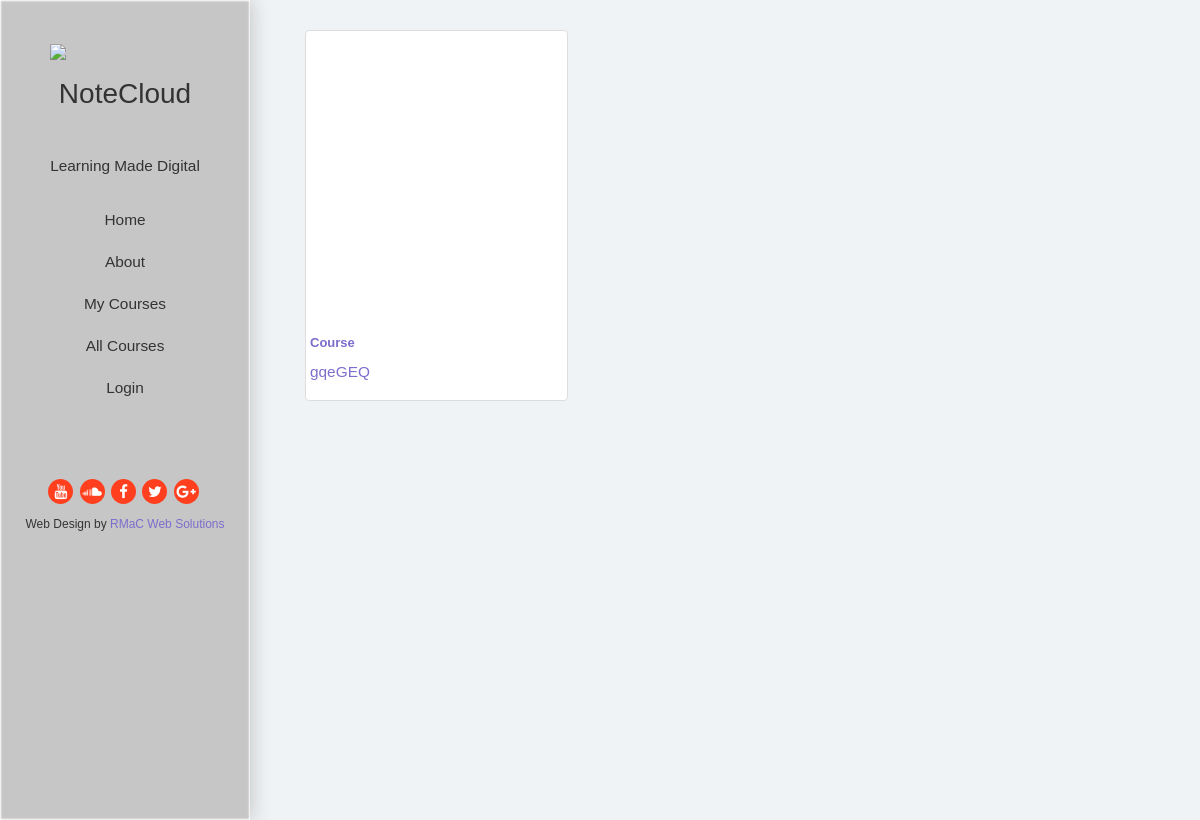
The page /courses/all-courses/ on the database as committed earlier.
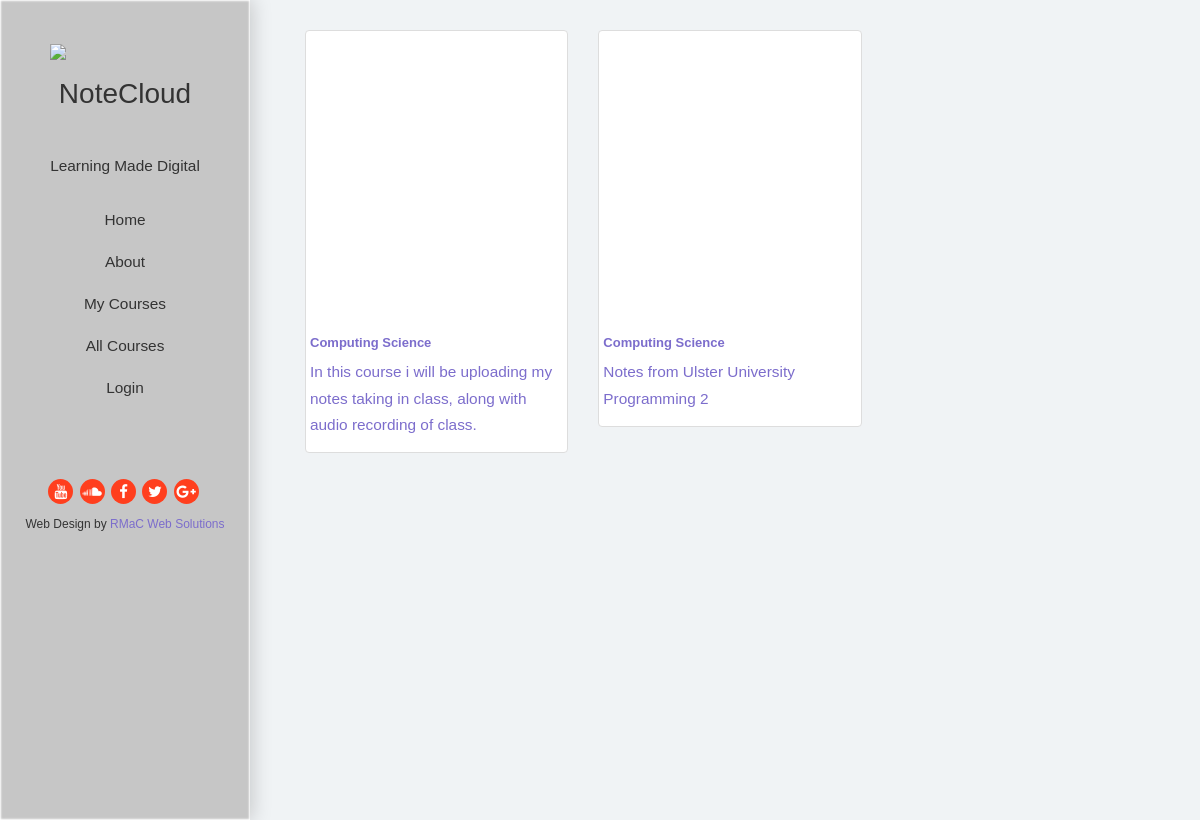
The same page on the database as committed later.
### courses/models.py (models this page shows, shortened)
class Course(models.Model):
    user = models.ForeignKey(User)
    courseName = models.CharField(max_length=200)
    field = models.CharField(max_length=100)
    course_logo = models.FileField()
    shortDesc = models.CharField(max_length=100, default='')
    courseDesc = models.CharField(max_length=500)
    favorites = GenericRelation(Favorite)

### courses/views.py (the view)
def all_courses(request):
    courses = Course.objects.all()
    return render(request, 'courses/all-courses.html', {'courses': courses})

### courses/templates/courses/all-courses.html (shortened to what this page needs)
{% extends "homepage/header.html" %}
{% block content %}
        {% if courses %}
            {% for course in courses %}
               <div class="col-sm-4">
                   <div class="thumbnail">
                    <a href="{% url 'courses:detail' course.id %}">
                       <div class="backgroundimg" style="background-image:url({{ course.course_logo.url }})"></div>
                        <div class="card-block">
                            <h2 class="card-title">{{ course.field }}</h2>
                            <p class="card-text">{{ course.courseDesc }}</p>
                        </div>
                    </a>
                    </div>
                 </div>
            {% endfor %}
        {% else %}
                <div class="col-sm-12">
                    <h1>No Courses</h1>
                </div>
        {% endif %}
{% endblock %}

### homepage/templates/homepage/header.html (shortened to what this page needs)
<!DOCTYPE html>
<html lang="en">
<head>
	{% load staticfiles %}
    <link rel="stylesheet" type="text/css" href="{% static 'css/bootstrap.min.css' %}">
   <link href="https://maxcdn.bootstrapcdn.com/font-awesome/4.6.3/css/font-awesome.min.css" rel="stylesheet"/>
    <link href="//maxcdn.bootstrapcdn.com/bootstrap/3.3.6/css/bootstrap.min.css" type="text/css" rel="stylesheet">
    <link rel="stylesheet" type="text/css" href="{% static 'css/grid.css' %}">
    <link rel="stylesheet" type="text/css" href="{% static 'css/custom.css' %}">
</head>
<body>
	<div class="wrapper">
        <nav id="sidebar">
        <div class="sidebar-header">
            <h1 class="site-title">
            <img class="imglogo" src="{% static 'img/logo.svg'%}"><br/>
            NoteCloud </h1>
        </div>
        <ul class="list-unstyled components">
            <p>
                Learning Made Digital
            </p>
            <li class="active">
            <a href="/">Home</a>
            </li>
            <li>
            <a href="#">About</a>
            <a href="/courses">My Courses</a>
            </li>
            <li>
                <a href="/courses/all-courses">All Courses</a>
            </li>
            <li>
                {% if user.is_authenticated %}
                    <a href="/accounts/logout_user">Logout</a>
                {% else %}
                    <a href="/accounts/login_user">Login</a>
                {% endif %}
            </li>
        </ul>
        <div class="sidebar-footer">
            <p class="social-icons">
                <a target="_blank" href="#"><i class="fa fa-youtube"></i></a>
                <a target="_blank" href="#"><i class="fa fa-soundcloud"></i></a>
                <a target="_blank" href="#"><i class="fa fa-facebook"></i></a>
                <a target="_blank" href="#"><i class="fa fa-twitter"></i></a>
                <a target="_blank" href="#"><i class="fa fa-google-plus"></i></a>
            </p>
            <p>
                Web Design by <a target="_blank" href="#">RMaC Web Solutions</a>
            </p>
        </div>
        </nav>
        <div id="content">
        {% block content %}
        {% endblock %}
        </div>
    </div>
</body>
</html>

### homepage/static/css/custom.css (style rules this page uses)
body { font-family:'Poppins',sans-serif; background:#f0f3f5; font-size:14px; }
p { font-size:1.1em; font-weight:300; line-height:1.7em; }
a { color:#7c6dcc; }
a,a:hover,a:focus { text-decoration:none; transition:all 0.3s; }
img { max-width:100%; }
.h1,.h2,.h3,.h4,.h5,.h6,h1,h2,h3,h4,h5,h6 { line-height:1.3; }
#sidebar { min-width:250px; max-width:250px; transition:all 0.6s cubic-bezier(0.945,0.020,0.270,0.665); transform-origin:bottom left; position:fixed; height:100%; background-color:#c6c6c6; background-image:none; background-size:auto; box-shadow:0px 0px 20px 1px rgba(0,0,0,0.2),inset 0px 0px 2px 1px #fff; z-index:2; border-top:none; top:0; bottom:0; }
#sidebar .sidebar-header { padding:20px; }
#sidebar ul.components { padding:0; margin-bottom:50px; text-align: center; }
#sidebar ul p { padding:10px 20px; }
#sidebar ul li a { padding:10px 20px; font-size:1.1em; display:block; color:inherit; }
.sidebar-footer { padding: 20px 20px 20px 20px; font-size: 12px; text-align:center; }
.sidebar-footer p { font-size:12px; }
.sidebar-footer .social-icons a { width:25px; height:25px; background:rgb(255, 63, 30); color:#fff; display:inline-block; text-align:center; line-height:25px; border-radius:50%; margin-right:3px; font-size: 15px; }
.imglogo { display: inline-block; margin-bottom:15px; width: 150px; }
#content { padding:30px; min-height:100vh; transition:all 0.3s; margin-left:260px; }
h1.site-title { font-size: 28px; text-align: center; }
.card-title { font-weight: 600; font-size: 1.3rem; }
.backgroundimg { min-height: 280px; background-size: cover; background-position: 50%; }

Rows that differ between the two databases and show on the page:
removed Course: field "Course", courseDesc "gqeGEQ"
added Course: field "Computing Science", courseDesc "In this course i will be uploading my notes taking in class, along with audio recording of class."
added Course: field "Computing Science", courseDesc "Notes from Ulster University Programming 2"
